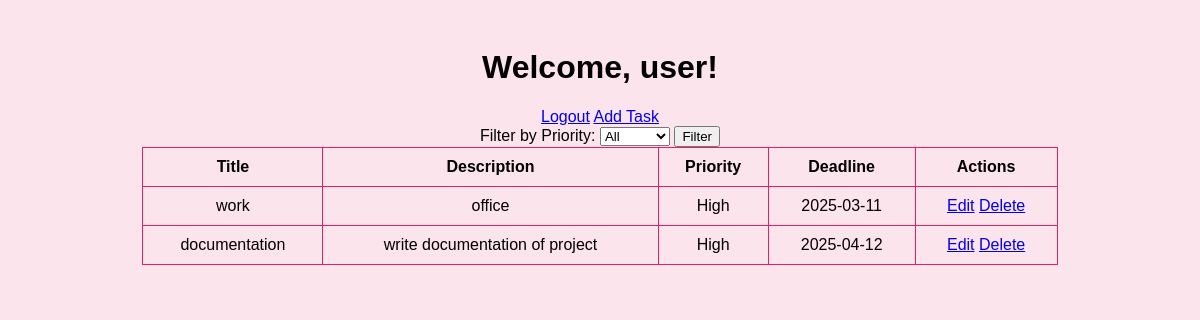
Page /dashboard.php?priority=High (signed in) on the committed database.
### tables this page shows
CREATE TABLE `task` (
  `taskID` int(11) NOT NULL,
  `title` varchar(255) NOT NULL,
  `description` text DEFAULT NULL,
  `deadline` date DEFAULT NULL,
  `priority` enum('Low','Medium','High') DEFAULT NULL,
  `projectID` int(11) DEFAULT NULL,
  `taskTypeID` int(11) DEFAULT NULL,
  `status` tinyint(1) DEFAULT 0
);

### dashboard.php (the view, shortened to what this page needs)
<?php
include 'db.php';
$user = $_SESSION['user'];
$query = "SELECT t.*, p.name AS projectName, tt.typeName AS taskType FROM Task t
          JOIN Project p ON t.projectID = p.projectID
          JOIN TaskType tt ON t.taskTypeID = tt.taskTypeID";
if (isset($_GET['priority'])) {
    $priority = $_GET['priority'];
    $query .= " WHERE t.priority = '$priority'";
}
$tasks = $conn->query($query);
?>
<!DOCTYPE html>
<html lang="en">
<head>
    <link rel="stylesheet" href="style.css">
</head>
<body>
    <div class="dashboard">
        <h1>Welcome, <?php echo $user['username']; ?>!</h1>
        <a href="logout.php" class="logout">Logout</a>
        <a href="add_task.php" class="add-task">Add Task</a>
        <form method="GET">
            <label for="priority">Filter by Priority:</label>
            <select name="priority" id="priority">
                <option value="">All</option>
            </select>
            <button type="submit">Filter</button>
        </form>
        <div class="task-table">
            <table>
                <thead>
                    <tr>
                        <th>Title</th>
                        <th>Description</th>
                        <th>Priority</th>
                        <th>Deadline</th>
                        <th>Actions</th>
                    </tr>
                </thead>
                <tbody>
                    <?php while ($task = $tasks->fetch_assoc()) { ?>
                        <tr>
                            <td><?php echo $task['title']; ?></td>
                            <td><?php echo $task['description']; ?></td>
                            <td><?php echo $task['priority']; ?></td>
                            <td><?php echo $task['deadline']; ?></td>
                            <td>
                                <a href="edit_task.php?id=<?php echo $task['taskID']; ?>">Edit</a>
                                <a href="delete_task.php?id=<?php echo $task['taskID']; ?>">Delete</a>
                            </td>
                        </tr>
                    <?php } ?>
                </tbody>
            </table>
        </div>
    </div>
</body>
</html>

### style.css (style rules this page uses)
body { font-family: Arial, sans-serif; background-color: #fce4ec; }
.dashboard { text-align: center; padding: 20px; }
.task-table table { width: 80%; margin: auto; border-collapse: collapse; }
.task-table th, .task-table td { padding: 10px; text-align: center; border: 1px solid #e91e63; }

### rows in the picture
task: title "work", description "office", priority "High", deadline "2025-03-11"
task: title "documentation", description "write documentation of project", priority "High", deadline "2025-04-12"

### other values in the picture
$user['username'] "user"
